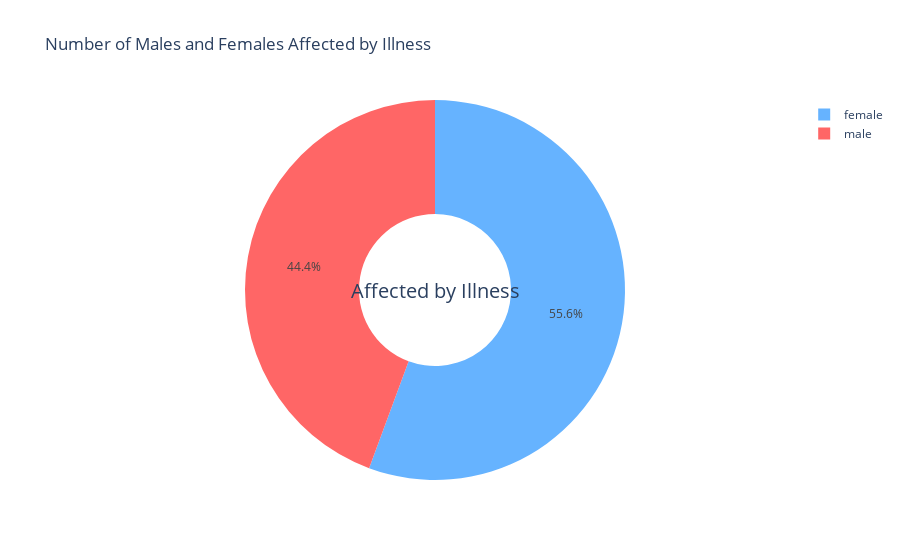

Notebook cell for this chart:
### Code cell
import plotly.express as px

# Count of males and females affected by illness
illness_gender = df[df['illness'] > 0].groupby('gender').size().reset_index(name='count')

# Donut chart to show the number of males and females affected by illness
fig = px.pie(illness_gender, 
             names='gender', 
             values='count', 
             title="Number of Males and Females Affected by Illness", 
             hole=0.4,  # Creating a donut chart
             color='gender', 
             color_discrete_sequence=['#66b3ff', '#ff6666'], 
             labels={'count': 'Number of Affected People'})

# Update layout for better appearance
fig.update_layout(
    annotations=[dict(text='Affected by Illness', x=0.5, y=0.5, font_size=20, showarrow=False)],
    showlegend=True
)

fig.show()

### Figure 1 — Plotly figure (JSON) as saved in the notebook; plotly's stock layout.template omitted (floating-point values rounded to 4 significant figures)
{"data": [{"customdata": [["female"], ["male"]], "domain": {"x": [0, 1], "y": [0, 1]}, "hole": 0.4, "hovertemplate": "gender=%{customdata[0]}<br>Number of Affected People=%{value}<extra></extra>", "labels": ["female", "male"], "legendgroup": "", "marker": {"colors": ["#66b3ff", "#ff6666"]}, "name": "", "showlegend": true, "type": "pie", "values": [2023, 1613]}], "layout": {"annotations": [{"font": {"size": 20}, "showarrow": false, "text": "Affected by Illness", "x": 0.5, "y": 0.5}], "autosize": true, "legend": {"tracegroupgap": 0}, "piecolorway": ["#66b3ff", "#ff6666"], "showlegend": true, "title": {"text": "Number of Males and Females Affected by Illness"}}}
